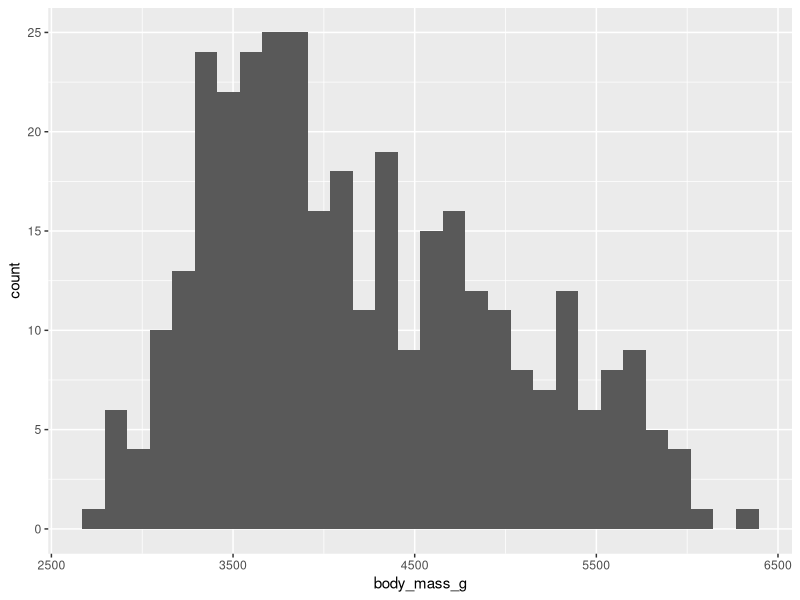
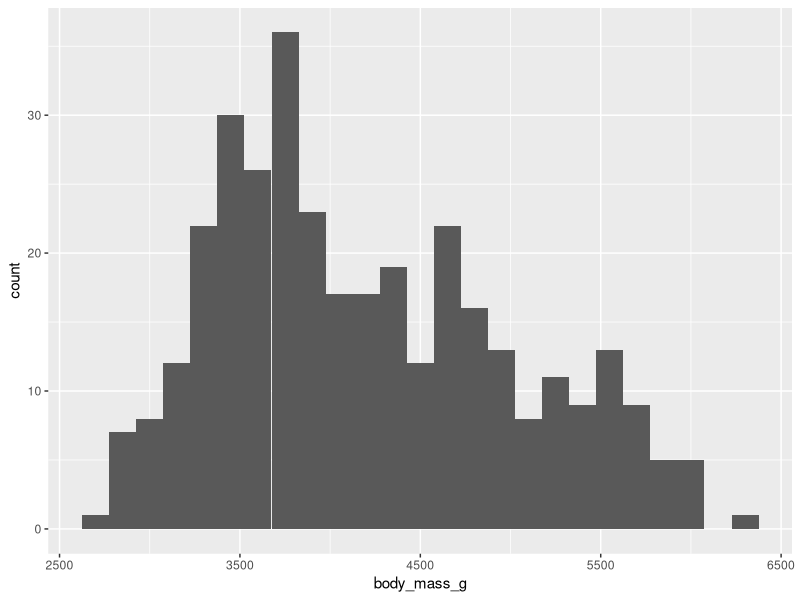
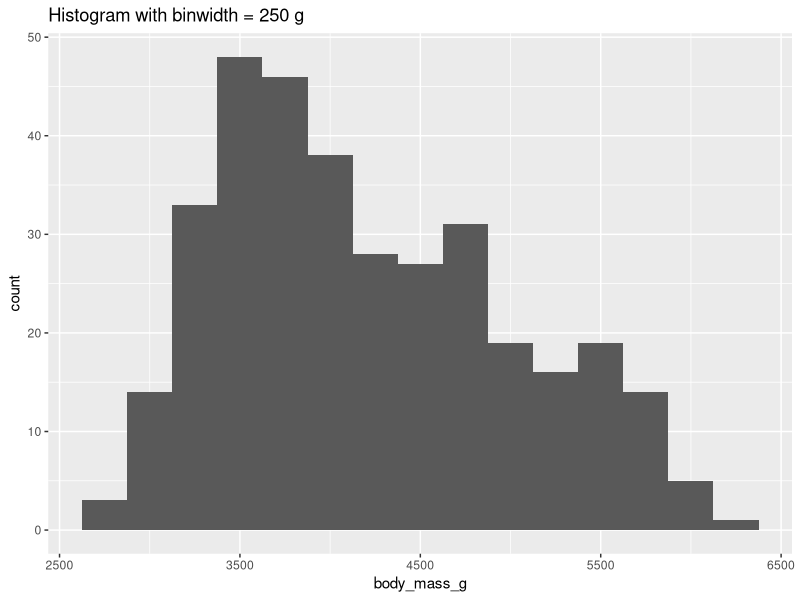
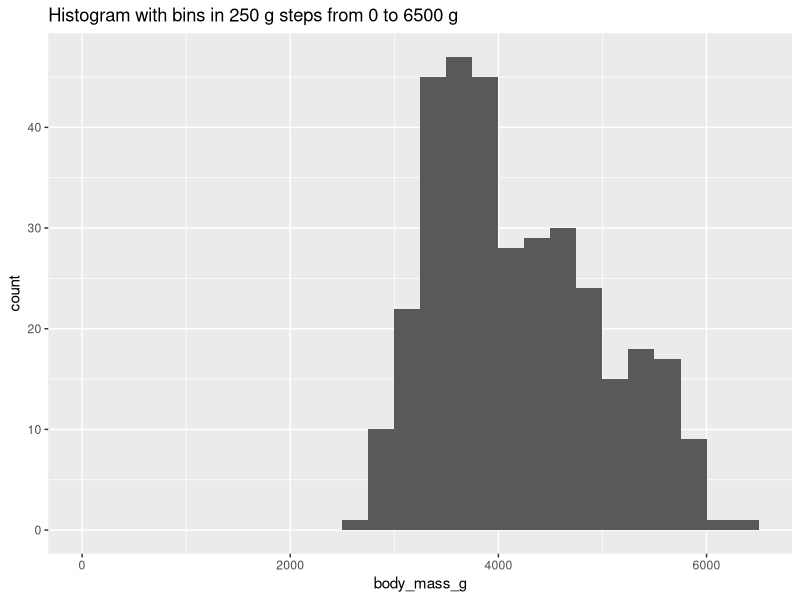
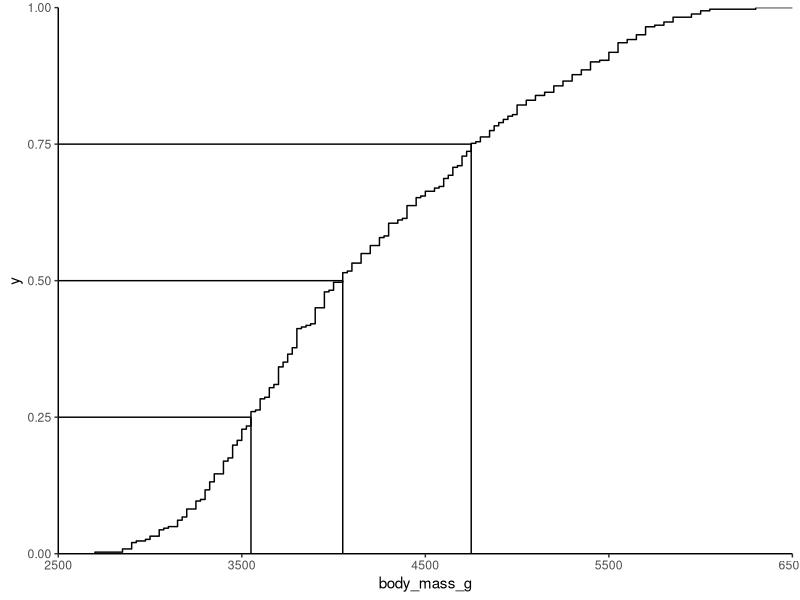
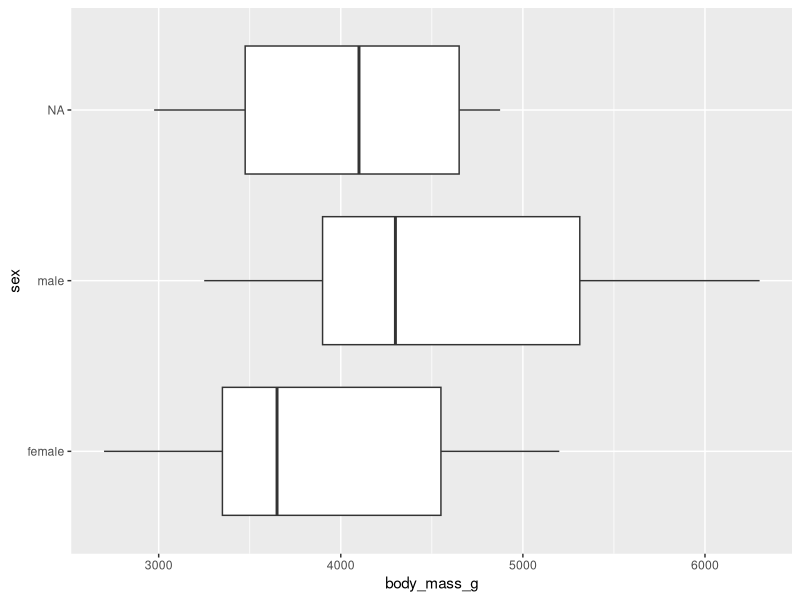

R code for these plots, in order:
## ---- chunk 1
library(tidyverse)
## ---- chunk 2
library(palmerpenguins)
head(penguins)
## ---- chunk 3
penguins$body_mass_g
## ---- chunk 4
mean(penguins$body_mass_g, na.rm = TRUE)
## ---- chunk 5
penguins %>% 
  summarise(avg_mass = mean(body_mass_g, na.rm = T))
## ---- chunk 6
median(penguins$body_mass_g, na.rm = TRUE)
## ---- chunk 7
penguins %>% 
  summarise(median = median(body_mass_g, na.rm = TRUE),
            mean   = mean(body_mass_g, na.rm = TRUE))
## ---- chunk 8
penguins %>% 
  count(sex) %>% 
  arrange(desc(n))
## ---- chunk 9
penguins %>% 
  summarise(min = min(body_mass_g, na.rm = T),
            max = max(body_mass_g, na.rm = T))
## ---- chunk 10
penguins %>% 
  reframe(range = range(body_mass_g, na.rm = T))
## ---- chunk 11
penguins %>% 
  summarise(
            variance = var(body_mass_g, na.rm = T)
          )
## ---- chunk 12
penguins %>% 
  summarise(
            s = sd(body_mass_g, na.rm = T)
          )
## ---- chunk 13
penguins %>% 
  select(body_mass_g) %>% 
  filter(!is.na(body_mass_g)) %>% 
  mutate(buckets = cut(body_mass_g, breaks=seq(2500,6500,500))) %>% 
group_by(buckets) %>% 
summarise(antal = n())
## ---- chunk 14
penguins %>% 
ggplot((aes(x=body_mass_g))) +
geom_histogram()
## ---- chunk 15
penguins %>% 
ggplot((aes(x=body_mass_g))) +
geom_histogram(bins = 25)
## ---- chunk 16
penguins %>% 
ggplot((aes(x=body_mass_g))) +
geom_histogram(binwidth = 250) +
ggtitle("Histogram with binwidth = 250 g")
## ---- chunk 17
penguins %>% 
ggplot((aes(x=body_mass_g))) +
geom_histogram(breaks = seq(0,6500,250)) +
ggtitle("Histogram with bins in 250 g steps from 0 to 6500 g")
## ---- chunk 18
quantile(penguins$body_mass_g, probs = .25, na.rm = T)
## ---- chunk 19
quantile(penguins$body_mass_g, probs = .75, na.rm = T)
## ---- chunk 20
penguins %>% 
  summarise(iqr = IQR(body_mass_g, na.rm = T))
## ---- chunk 21
quantile(penguins$body_mass_g, probs = .025, na.rm = T)
## ---- chunk 22
CDF <- ecdf(penguins$body_mass_g)
CDF
## ---- chunk 23
quantiler <- quantile(penguins$body_mass_g, probs = c(0.25, 0.5, 0.75), na.rm = TRUE)
h_data <- tibble(x=rep(2500,3), y = c(0.25, 0.5, 0.75), xend=quantiler, yend =c(0.25, 0.5, 0.75)) 
v_data <- tibble(x=quantiler, xend = quantiler, y = rep(0,3), yend = c(0.25, 0.5, 0.75))
ggplot(penguins, aes(body_mass_g)) + 
  stat_ecdf(geom = "step") +
  geom_segment(data = v_data, aes(x=x, y = y, xend = xend, yend = yend)) +

  geom_segment(data = h_data, aes(x=x, y = y, xend = xend, yend = yend)) +
coord_cartesian(xlim = c(2500,6500), expand = FALSE) +
theme_classic()
## ---- chunk 24
library(e1071)
skewness(penguins$body_mass_g, na.rm = T)
## ---- chunk 25
kurtosis(penguins$body_mass_g, na.rm = T)
## ---- chunk 26
summary(penguins)
## ---- chunk 27
penguins %>% 
  summarise(min = min(body_mass_g, na.rm = T),
            max = max(body_mass_g, na.rm = T),
            mean = mean(body_mass_g, na.rm = T),
            median = median(body_mass_g, na.rm = T),
            stddev = sd(body_mass_g, na.rm = T),
            var = var(body_mass_g, na.rm = T),
            Q1 = quantile(body_mass_g, probs = .25, na.rm = T),
            Q3 = quantile(body_mass_g, probs = .75, na.rm = T),
            iqr = IQR(body_mass_g, na.rm = T),
            skew = skewness(body_mass_g, na.rm = T),
            kurtosis = kurtosis(body_mass_g, na.rm = T)
  )
## ---- chunk 28
penguins %>% 
  group_by(species) %>% 
  summarise(min = min(body_mass_g, na.rm = T),
            max = max(body_mass_g, na.rm = T),
            mean = mean(body_mass_g, na.rm = T),
            median = median(body_mass_g, na.rm = T),
            stddev = sd(body_mass_g, na.rm = T)
  )
## ---- chunk 29
penguins %>% 
  ggplot(aes(x=body_mass_g, y = sex)) +
  geom_boxplot()
## ---- chunk 30
table(penguins$sex)
## ---- chunk 31
table(penguins$island, penguins$sex)
## ---- chunk 32
table(penguins$island, penguins$sex, penguins$species)
## ---- chunk 33
aggregate(sex ~ island, data = penguins, FUN = length)
## ---- chunk 34
penguins %>% 
  group_by(sex) %>% 
  tally()
## ---- chunk 35
penguins %>% 
  group_by(sex, species) %>% 
  tally()
## ---- chunk 36
penguins %>% 
  count(sex, species) 
